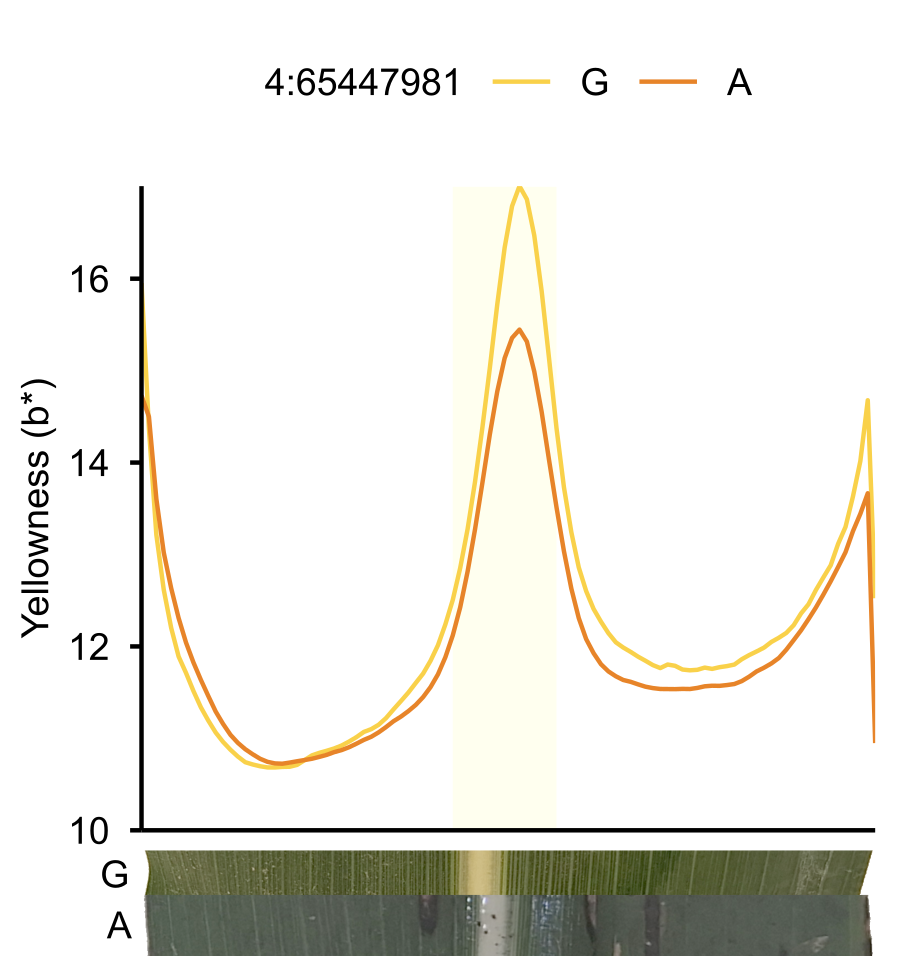

Generate this figure with R:
# Run with Rscript; inputs and outputs are beside this script.
.script_file <- sub("^--file=", "", commandArgs()[grepl("^--file=", commandArgs())][1])
.figure_dir <- dirname(normalizePath(.script_file))
setwd(.figure_dir)
# Standalone figure: chr4:65.4 Mb GDSL/CE16 (Sobic.004G286700) lead-marker effect on leaf
# yellowness (b*, CIELAB) across leaf width, by bin. Extracted out of gdsl_hotspots.R, where
# this plot used to be the bottom-right panel of panel B; that slot now instead shows a
# human disease score column chart (see figures/supplemental/FigS11_gdsl_hotspots/gdsl_hotspots.R) to
# mirror panel A's chr2 disease panel. Lives in its own directory (rather than
# figures/supplemental/FigS11_gdsl_hotspots/) since it's otherwise unrelated to that figure. Reads
# bin_pergeno.csv.gz / lead_marker_genotypes.csv, staged into this directory by
# scripts/prepare_figure_data.R.
library(tidyverse)
library(paletteer)

theme_use <- theme_minimal() +
  theme(axis.text.x = element_text(size = 9, color = 'black', margin = margin(0, 0, 0, 0),
                                   vjust = 0.5, hjust = 0.5),
        axis.text.y = element_text(size = 9, color = 'black', vjust = 0.5, hjust = 0.5),
        legend.text = element_text(size = 9, color = 'black', vjust = 0.5, hjust = 0.5),
        plot.title = element_text(size = 9, color = 'black', vjust = 0, hjust = 0.5),
        plot.subtitle = element_text(size = 9, color = 'black', vjust = 0, hjust = 0.5),
        text = element_text(size = 9, color = 'black'),
        legend.position = 'top',
        line = element_line(color = 'black', linewidth = 1),
        axis.ticks = element_line(color = 'black', linewidth = 0.5),
        axis.line.x.bottom = element_line(color = 'black', linewidth = 0.5),
        axis.line.y.left = element_line(color = 'black', linewidth = 0.5),
        panel.grid = element_blank(),
        panel.background = element_blank())

plot_yellowness_bins <- function(bin_path, geno_col, marker_tbl, colors, marker_name = NULL)
{
  labs <- str_split(geno_col, ':')[[1]][3:4]
  if(is.null(marker_name)) {marker_name <- geno_col}
  yellowness <- read_csv(bin_path, show_col_types = FALSE) %>%
    pivot_longer(starts_with('b'), names_to = 'bin', names_prefix = 'b', values_to = 'yellowness') %>%
    mutate(bin = as.numeric(bin) + 1) %>%
    left_join(marker_tbl, by = 'genotype') %>%
    filter(!is.na(.data[[geno_col]])) %>%
    group_by(.data[[geno_col]], bin) %>%
    summarise(yellowness = mean(yellowness, na.rm = TRUE), .groups = 'drop')

  ggplot(yellowness, aes(bin, yellowness, color = .data[[geno_col]], group = .data[[geno_col]])) +
    annotate('rect', xmin = 43, xmax = 57, ymin = 10, ymax = 17, fill = 'lightyellow', alpha = 0.5) +
    geom_line() +
    scale_x_continuous(name = '', expand = c(0, 0), labels =  NULL, breaks = NULL) +
    scale_y_continuous(name = 'Yellowness (b*)', expand = c(0, 0)) +
    scale_color_manual(name = marker_name, values = colors, labels = labs) +
    theme_use
}

lead_marker_genotypes <- read_csv('lead_marker_genotypes.csv', show_col_types = FALSE)
chr4_marker_col <- names(lead_marker_genotypes)[3]
chr4_colors <- paletteer_d('MetBrewer::Archambault')[c(7, 6)]

p_yellow <- plot_yellowness_bins('bin_pergeno.csv.gz', chr4_marker_col, lead_marker_genotypes, chr4_colors,
                                 marker_name = '4:65447981')
ggsave('chr4_yellowness_bins_from_code.png', plot = p_yellow, dpi = 300, bg = 'white', width = 3, height = 3)
